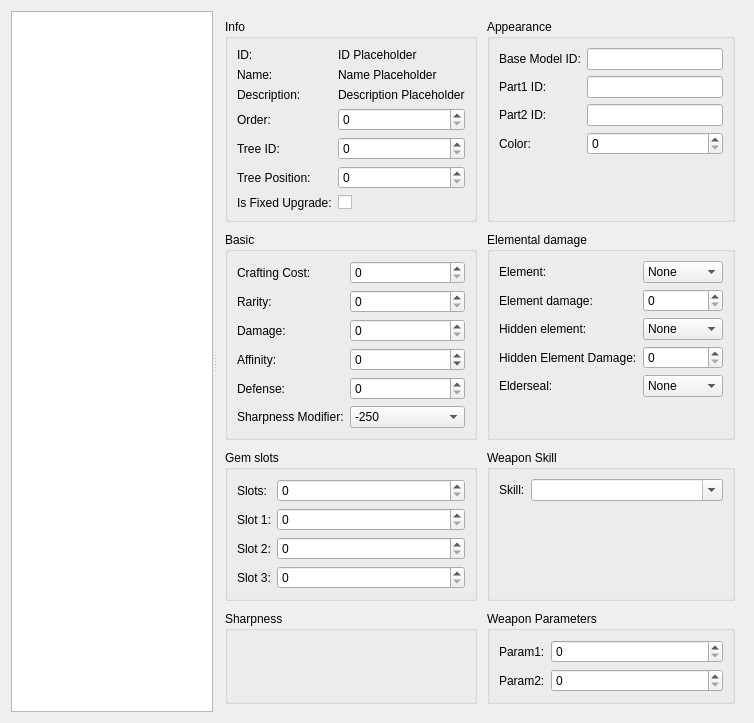
<?xml version="1.0" encoding="UTF-8"?>
<ui version="4.0">
 <class>WeaponEditorForm</class>
 <widget class="QWidget" name="WeaponEditorForm">
  <property name="geometry">
   <rect>
    <x>0</x>
    <y>0</y>
    <width>754</width>
    <height>644</height>
   </rect>
  </property>
  <layout class="QVBoxLayout" name="main_layout">
   <item>
    <widget class="QSplitter" name="splitter">
     <property name="orientation">
      <enum>Qt::Horizontal</enum>
     </property>
     <property name="childrenCollapsible">
      <bool>false</bool>
     </property>
     <widget class="QTreeView" name="weapon_tree_view"/>
     <widget class="QWidget" name="weapon_attributes">
      <layout class="QGridLayout" name="data_layout" rowstretch="0,0,0,0" columnstretch="1,1">
       <property name="leftMargin">
        <number>8</number>
       </property>
       <property name="topMargin">
        <number>8</number>
       </property>
       <property name="rightMargin">
        <number>8</number>
       </property>
       <property name="bottomMargin">
        <number>8</number>
       </property>
       <property name="spacing">
        <number>10</number>
       </property>
       <item row="0" column="0">
        <widget class="QGroupBox" name="groupbox_info">
         <property name="title">
          <string>Info</string>
         </property>
         <property name="flat">
          <bool>true</bool>
         </property>
         <layout class="QFormLayout" name="groupbox_info_layout">
          <item row="0" column="0">
           <widget class="QLabel" name="id_label">
            <property name="text">
             <string>ID:</string>
            </property>
           </widget>
          </item>
          <item row="0" column="1">
           <widget class="QLabel" name="id_value">
            <property name="text">
             <string>ID Placeholder</string>
            </property>
           </widget>
          </item>
          <item row="2" column="0">
           <widget class="QLabel" name="name_label">
            <property name="text">
             <string>Name:</string>
            </property>
           </widget>
          </item>
          <item row="2" column="1">
           <widget class="QLabel" name="name_value">
            <property name="text">
             <string>Name Placeholder</string>
            </property>
           </widget>
          </item>
          <item row="3" column="0">
           <widget class="QLabel" name="description_label">
            <property name="text">
             <string>Description:</string>
            </property>
           </widget>
          </item>
          <item row="3" column="1">
           <widget class="QLabel" name="description_value">
            <property name="text">
             <string>Description Placeholder</string>
            </property>
           </widget>
          </item>
          <item row="4" column="0">
           <widget class="QLabel" name="order_label">
            <property name="text">
             <string>Order:</string>
            </property>
           </widget>
          </item>
          <item row="4" column="1">
           <widget class="QSpinBox" name="order_value">
            <property name="minimum">
             <number>0</number>
            </property>
            <property name="maximum">
             <number>65535</number>
            </property>
            <property name="bind_field" stdset="0">
             <string>order</string>
            </property>
           </widget>
          </item>
          <item row="5" column="0">
           <widget class="QLabel" name="tree_id_label">
            <property name="text">
             <string>Tree ID:</string>
            </property>
           </widget>
          </item>
          <item row="5" column="1">
           <widget class="QSpinBox" name="tree_id_value">
            <property name="minimum">
             <number>0</number>
            </property>
            <property name="maximum">
             <number>255</number>
            </property>
            <property name="bind_field" stdset="0">
             <string>tree_id</string>
            </property>
           </widget>
          </item>
          <item row="6" column="0">
           <widget class="QLabel" name="tree_position_label">
            <property name="text">
             <string>Tree Position:</string>
            </property>
           </widget>
          </item>
          <item row="6" column="1">
           <widget class="QSpinBox" name="tree_position_value">
            <property name="minimum">
             <number>0</number>
            </property>
            <property name="maximum">
             <number>255</number>
            </property>
            <property name="bind_field" stdset="0">
             <string>tree_position</string>
            </property>
           </widget>
          </item>
          <item row="7" column="0">
           <widget class="QLabel" name="is_fixed_upgrade_label">
            <property name="text">
             <string>Is Fixed Upgrade:</string>
            </property>
           </widget>
          </item>
          <item row="7" column="1">
           <widget class="QCheckBox" name="is_fixed_upgrade_value"/>
          </item>
         </layout>
        </widget>
       </item>
       <item row="0" column="1">
        <widget class="QGroupBox" name="groupbox_appearance">
         <property name="title">
          <string>Appearance</string>
         </property>
         <property name="flat">
          <bool>true</bool>
         </property>
         <layout class="QFormLayout" name="groupbox_appearance_layout">
          <item row="0" column="0">
           <widget class="QLabel" name="base_model_id_label">
            <property name="text">
             <string>Base Model ID:</string>
            </property>
           </widget>
          </item>
          <item row="0" column="1">
           <widget class="QLineEdit" name="base_model_id_value">
            <property name="readOnly">
             <bool>true</bool>
            </property>
           </widget>
          </item>
          <item row="1" column="0">
           <widget class="QLabel" name="part1_id_label">
            <property name="text">
             <string>Part1 ID:</string>
            </property>
           </widget>
          </item>
          <item row="1" column="1">
           <widget class="QLineEdit" name="part1_id_value">
            <property name="readOnly">
             <bool>true</bool>
            </property>
           </widget>
          </item>
          <item row="2" column="0">
           <widget class="QLabel" name="part2_id_label">
            <property name="text">
             <string>Part2 ID:</string>
            </property>
           </widget>
          </item>
          <item row="2" column="1">
           <widget class="QLineEdit" name="part2_id_value">
            <property name="readOnly">
             <bool>true</bool>
            </property>
           </widget>
          </item>
          <item row="3" column="0">
           <widget class="QLabel" name="color_label">
            <property name="text">
             <string>Color:</string>
            </property>
           </widget>
          </item>
          <item row="3" column="1">
           <widget class="QSpinBox" name="color_value">
            <property name="minimum">
             <number>0</number>
            </property>
            <property name="maximum">
             <number>255</number>
            </property>
            <property name="bind_field" stdset="0">
             <string>color</string>
            </property>
           </widget>
          </item>
         </layout>
        </widget>
       </item>
       <item row="1" column="0">
        <widget class="QGroupBox" name="groupbox_basic">
         <property name="title">
          <string>Basic</string>
         </property>
         <property name="flat">
          <bool>true</bool>
         </property>
         <layout class="QFormLayout" name="groupbox_basic_layout">
          <item row="0" column="0">
           <widget class="QLabel" name="cost_label">
            <property name="text">
             <string>Crafting Cost:</string>
            </property>
           </widget>
          </item>
          <item row="0" column="1">
           <widget class="QSpinBox" name="cost_value">
            <property name="minimum">
             <number>0</number>
            </property>
            <property name="maximum">
             <number>268435455</number>
            </property>
            <property name="bind_field" stdset="0">
             <string>crafting_cost</string>
            </property>
           </widget>
          </item>
          <item row="1" column="0">
           <widget class="QLabel" name="rarity_label">
            <property name="text">
             <string>Rarity:</string>
            </property>
           </widget>
          </item>
          <item row="2" column="0">
           <widget class="QLabel" name="raw_damage_label">
            <property name="text">
             <string>Damage:</string>
            </property>
           </widget>
          </item>
          <item row="2" column="1">
           <widget class="QSpinBox" name="raw_damage_value">
            <property name="minimum">
             <number>0</number>
            </property>
            <property name="maximum">
             <number>65535</number>
            </property>
            <property name="bind_field" stdset="0">
             <string>raw_damage</string>
            </property>
           </widget>
          </item>
          <item row="3" column="0">
           <widget class="QLabel" name="affinity_label">
            <property name="text">
             <string>Affinity:</string>
            </property>
           </widget>
          </item>
          <item row="3" column="1">
           <widget class="QSpinBox" name="affinity_value">
            <property name="minimum">
             <number>-127</number>
            </property>
            <property name="maximum">
             <number>127</number>
            </property>
            <property name="bind_field" stdset="0">
             <string>affinity</string>
            </property>
           </widget>
          </item>
          <item row="4" column="0">
           <widget class="QLabel" name="defense_label">
            <property name="text">
             <string>Defense:</string>
            </property>
           </widget>
          </item>
          <item row="4" column="1">
           <widget class="QSpinBox" name="defense_value">
            <property name="minimum">
             <number>0</number>
            </property>
            <property name="maximum">
             <number>65535</number>
            </property>
            <property name="bind_field" stdset="0">
             <string>defense</string>
            </property>
           </widget>
          </item>
          <item row="5" column="0">
           <widget class="QLabel" name="handicraft_label">
            <property name="text">
             <string>Sharpness Modifier:</string>
            </property>
           </widget>
          </item>
          <item row="5" column="1">
           <widget class="QComboBox" name="handicraft_value">
            <item>
             <property name="text">
              <string>-250</string>
             </property>
            </item>
            <item>
             <property name="text">
              <string>-200</string>
             </property>
            </item>
            <item>
             <property name="text">
              <string>-150</string>
             </property>
            </item>
            <item>
             <property name="text">
              <string>-100</string>
             </property>
            </item>
            <item>
             <property name="text">
              <string>-50</string>
             </property>
            </item>
            <item>
             <property name="text">
              <string>0</string>
             </property>
            </item>
           </widget>
          </item>
          <item row="1" column="1">
           <widget class="QSpinBox" name="rarity_value">
            <property name="minimum">
             <number>0</number>
            </property>
            <property name="maximum">
             <number>10</number>
            </property>
            <property name="bind_field" stdset="0">
             <string>rarity</string>
            </property>
           </widget>
          </item>
         </layout>
        </widget>
       </item>
       <item row="1" column="1">
        <widget class="QGroupBox" name="groupbox_element">
         <property name="title">
          <string>Elemental damage</string>
         </property>
         <property name="flat">
          <bool>true</bool>
         </property>
         <layout class="QFormLayout" name="groupbox_basic_layout">
          <item row="0" column="0">
           <widget class="QLabel" name="element_id_label">
            <property name="text">
             <string>Element:</string>
            </property>
           </widget>
          </item>
          <item row="0" column="1">
           <widget class="QComboBox" name="element_id_value">
            <item>
             <property name="text">
              <string>None</string>
             </property>
            </item>
            <item>
             <property name="text">
              <string>Fire</string>
             </property>
            </item>
            <item>
             <property name="text">
              <string>Water</string>
             </property>
            </item>
            <item>
             <property name="text">
              <string>Ice</string>
             </property>
            </item>
            <item>
             <property name="text">
              <string>Thunder</string>
             </property>
            </item>
            <item>
             <property name="text">
              <string>Dragon</string>
             </property>
            </item>
            <item>
             <property name="text">
              <string>Poison</string>
             </property>
            </item>
            <item>
             <property name="text">
              <string>Paralysis</string>
             </property>
            </item>
            <item>
             <property name="text">
              <string>Sleep</string>
             </property>
            </item>
            <item>
             <property name="text">
              <string>Blast</string>
             </property>
            </item>
           </widget>
          </item>
          <item row="1" column="0">
           <widget class="QLabel" name="element_damage_label">
            <property name="text">
             <string>Element damage:</string>
            </property>
           </widget>
          </item>
          <item row="1" column="1">
           <widget class="QSpinBox" name="element_damage_value">
            <property name="minimum">
             <number>0</number>
            </property>
            <property name="maximum">
             <number>65535</number>
            </property>
            <property name="bind_field" stdset="0">
             <string>element_damage</string>
            </property>
           </widget>
          </item>
          <item row="2" column="0">
           <widget class="QLabel" name="hidden_element_label">
            <property name="text">
             <string>Hidden element:</string>
            </property>
           </widget>
          </item>
          <item row="2" column="1">
           <widget class="QComboBox" name="hidden_element_id_value">
            <item>
             <property name="text">
              <string>None</string>
             </property>
            </item>
            <item>
             <property name="text">
              <string>Fire</string>
             </property>
            </item>
            <item>
             <property name="text">
              <string>Water</string>
             </property>
            </item>
            <item>
             <property name="text">
              <string>Ice</string>
             </property>
            </item>
            <item>
             <property name="text">
              <string>Thunder</string>
             </property>
            </item>
            <item>
             <property name="text">
              <string>Dragon</string>
             </property>
            </item>
            <item>
             <property name="text">
              <string>Poison</string>
             </property>
            </item>
            <item>
             <property name="text">
              <string>Paralysis</string>
             </property>
            </item>
            <item>
             <property name="text">
              <string>Sleep</string>
             </property>
            </item>
            <item>
             <property name="text">
              <string>Blast</string>
             </property>
            </item>
           </widget>
          </item>
          <item row="3" column="0">
           <widget class="QLabel" name="hidden_element_damage_label">
            <property name="text">
             <string>Hidden Element Damage:</string>
            </property>
           </widget>
          </item>
          <item row="3" column="1">
           <widget class="QSpinBox" name="hidden_element_damage_value">
            <property name="minimum">
             <number>0</number>
            </property>
            <property name="maximum">
             <number>65535</number>
            </property>
            <property name="bind_field" stdset="0">
             <string>hidden_element_damage</string>
            </property>
           </widget>
          </item>
          <item row="4" column="0">
           <widget class="QLabel" name="elderseal_label">
            <property name="text">
             <string>Elderseal:</string>
            </property>
           </widget>
          </item>
          <item row="4" column="1">
           <widget class="QComboBox" name="elderseal_value">
            <item>
             <property name="text">
              <string>None</string>
             </property>
            </item>
            <item>
             <property name="text">
              <string>Low</string>
             </property>
            </item>
            <item>
             <property name="text">
              <string>Average</string>
             </property>
            </item>
            <item>
             <property name="text">
              <string>High</string>
             </property>
            </item>
           </widget>
          </item>
         </layout>
        </widget>
       </item>
       <item row="2" column="0">
        <widget class="QGroupBox" name="groupbox_gems">
         <property name="title">
          <string>Gem slots</string>
         </property>
         <property name="flat">
          <bool>true</bool>
         </property>
         <layout class="QFormLayout" name="groupbox_gems_layout">
          <item row="0" column="0">
           <widget class="QLabel" name="num_active_label">
            <property name="text">
             <string>Slots:</string>
            </property>
           </widget>
          </item>
          <item row="0" column="1">
           <widget class="QSpinBox" name="num_gem_slots">
            <property name="minimum">
             <number>0</number>
            </property>
            <property name="maximum">
             <number>3</number>
            </property>
            <property name="bind_field" stdset="0">
             <string>num_gem_slots</string>
            </property>
           </widget>
          </item>
          <item row="1" column="0">
           <widget class="QLabel" name="gem_slot1_lvl_label">
            <property name="text">
             <string>Slot 1:</string>
            </property>
           </widget>
          </item>
          <item row="1" column="1">
           <widget class="QSpinBox" name="gem_slot1_lvl_value">
            <property name="minimum">
             <number>0</number>
            </property>
            <property name="maximum">
             <number>3</number>
            </property>
            <property name="bind_field" stdset="0">
             <string>gem_slot_lvl1</string>
            </property>
           </widget>
          </item>
          <item row="2" column="0">
           <widget class="QLabel" name="gem_slot2_lvl_label">
            <property name="text">
             <string>Slot 2:</string>
            </property>
           </widget>
          </item>
          <item row="2" column="1">
           <widget class="QSpinBox" name="gem_slot2_lvl_value">
            <property name="minimum">
             <number>0</number>
            </property>
            <property name="maximum">
             <number>3</number>
            </property>
            <property name="bind_field" stdset="0">
             <string>gem_slot_lvl2</string>
            </property>
           </widget>
          </item>
          <item row="3" column="0">
           <widget class="QLabel" name="gem_slot3_lvl_label">
            <property name="text">
             <string>Slot 3:</string>
            </property>
           </widget>
          </item>
          <item row="3" column="1">
           <widget class="QSpinBox" name="gem_slot3_lvl_value">
            <property name="minimum">
             <number>0</number>
            </property>
            <property name="maximum">
             <number>3</number>
            </property>
            <property name="bind_field" stdset="0">
             <string>gem_slot_lvl3</string>
            </property>
           </widget>
          </item>
         </layout>
        </widget>
       </item>
       <item row="2" column="1">
        <widget class="QGroupBox" name="groupbox_skills">
         <property name="title">
          <string>Weapon Skill</string>
         </property>
         <property name="flat">
          <bool>true</bool>
         </property>
         <layout class="QFormLayout" name="groupbox_skills_layout">
          <item row="0" column="0">
           <widget class="QLabel" name="skill_id_label">
            <property name="text">
             <string>Skill:</string>
            </property>
           </widget>
          </item>
          <item row="0" column="1">
           <widget class="QComboBox" name="skill_id_value">
            <property name="editable">
             <bool>true</bool>
            </property>
            <property name="bind_field" stdset="0">
             <string>skill_id</string>
            </property>
           </widget>
          </item>
         </layout>
        </widget>
       </item>
       <item row="3" column="0">
        <widget class="QGroupBox" name="groupbox_kire">
         <property name="title">
          <string>Sharpness</string>
         </property>
         <property name="flat">
          <bool>true</bool>
         </property>
         <layout class="QVBoxLayout" name="groupbox_skills_layout">
          <item>
           <widget class="KireWidget" name="kire_widget" native="true"/>
          </item>
         </layout>
        </widget>
       </item>
       <item row="3" column="1">
        <widget class="QGroupBox" name="groupbox_wep_param">
         <property name="title">
          <string>Weapon Parameters</string>
         </property>
         <property name="flat">
          <bool>true</bool>
         </property>
         <layout class="QFormLayout" name="groupbox_wep_param_layout">
          <item row="0" column="0">
           <widget class="QLabel" name="wep1_id_label">
            <property name="text">
             <string>Param1:</string>
            </property>
           </widget>
          </item>
          <item row="0" column="1">
           <widget class="QSpinBox" name="wep1_id_value">
            <property name="minimum">
             <number>0</number>
            </property>
            <property name="maximum">
             <number>65535</number>
            </property>
           </widget>
          </item>
          <item row="1" column="0">
           <widget class="QLabel" name="wep2_id_label">
            <property name="text">
             <string>Param2:</string>
            </property>
           </widget>
          </item>
          <item row="1" column="1">
           <widget class="QSpinBox" name="wep2_id_value">
            <property name="minimum">
             <number>0</number>
            </property>
            <property name="maximum">
             <number>65535</number>
            </property>
           </widget>
          </item>
         </layout>
        </widget>
       </item>
      </layout>
     </widget>
    </widget>
   </item>
  </layout>
 </widget>
 <customwidgets>
  <customwidget>
   <class>KireWidget</class>
   <extends>QWidget</extends>
   <header>mhw_armor_edit.kire_widget</header>
  </customwidget>
 </customwidgets>
 <resources/>
 <connections/>
</ui>
